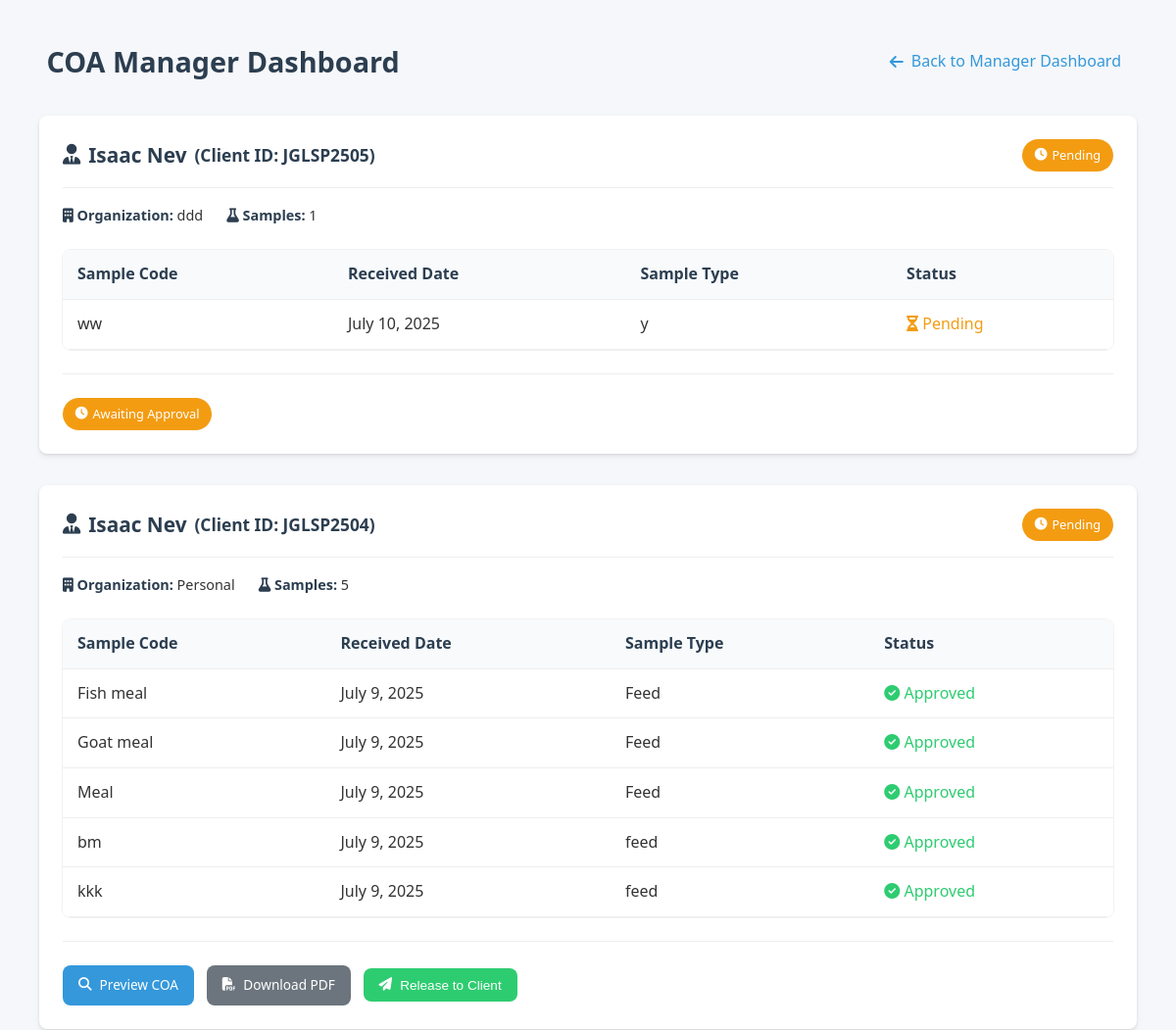
The page /coa_dashboard/ (signed in, upper part) on the database as committed earlier.
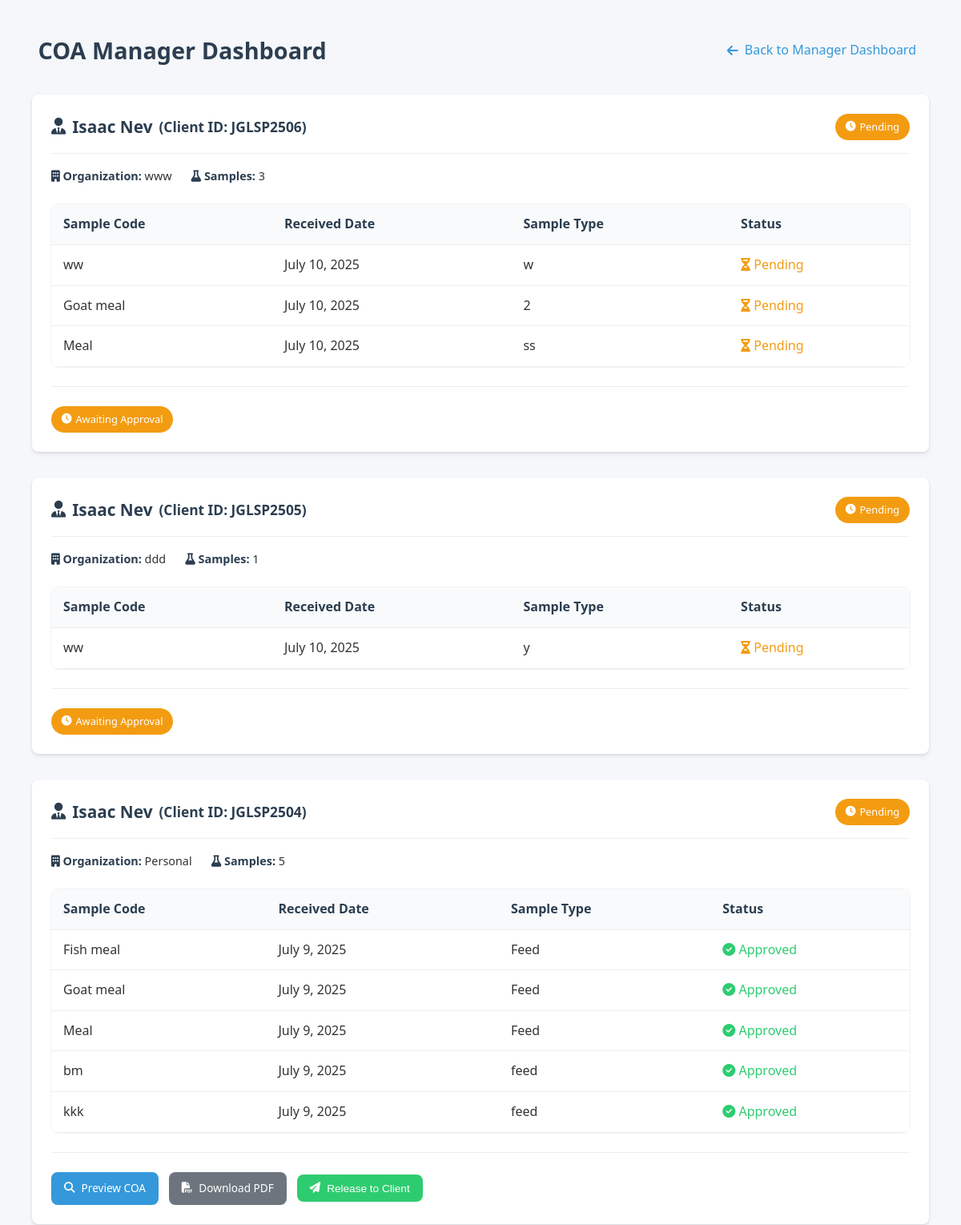
The same page on the database as committed later.
### lims/models/client.py (models this page shows, shortened)
class Client(models.Model):
    client_id = models.CharField(max_length=20, unique=True)
    name = models.CharField(max_length=100)
    organization = models.CharField(max_length=150)
    email = models.EmailField()
    phone = models.CharField(max_length=20)
    address = models.TextField()
    token = models.CharField(max_length=20, unique=True, blank=True)
    created = models.DateTimeField(auto_now_add=True)
    coa_released = models.BooleanField(default=False)

### lims/models/sample.py (models this page shows)
class Sample(models.Model):
    client = models.ForeignKey(Client, on_delete=models.CASCADE)
    sample_code = models.CharField(max_length=50)
    sample_type = models.CharField(max_length=100)
    weight = models.DecimalField(max_digits=6, decimal_places=2)
    temperature = models.DecimalField(max_digits=5, decimal_places=2, null=True, blank=True)
    humidity = models.DecimalField(max_digits=5, decimal_places=2, null=True, blank=True)
    status = models.CharField(max_length=20, choices=SampleStatus.choices, default=SampleStatus.RECEIVED)
    received_date = models.DateField(auto_now_add=True)
    verified_at = models.DateTimeField(null=True, blank=True)
    coa_released = models.BooleanField(default=False)
    manager_comment = models.TextField(blank=True, null=True)

### lims/views/coa.py (the view)
# urls.py: path('coa_dashboard/', views.coa_dashboard, name='coa_dashboard'),
@login_required
def coa_dashboard(request):
    samples = (
        Sample.objects
        .exclude(sample_type="QC")
        .select_related("client")
        .order_by("-client__client_id", "-received_date")
    )
    grouped = defaultdict(lambda: {"samples": [], "has_approved": False})
    for sample in samples:
        client_entry = grouped[sample.client]
        client_entry["samples"].append(sample)
        if sample.status == SampleStatus.APPROVED:
            client_entry["has_approved"] = True
    context = {
        "grouped": dict(grouped),
    }
    return render(request, "lims/coa_dashboard.html", context)

### lims/templates/lims/coa_dashboard.html (shortened to what this page needs)
<!DOCTYPE html>
<html lang="en">
<head>
  <link rel="stylesheet" href="https://cdnjs.cloudflare.com/ajax/libs/font-awesome/6.4.0/css/all.min.css">
</head>
<body>
  <div class="container">
    <div class="header">
      <h2> COA Manager Dashboard</h2>
      <a href="{% url 'manager_dashboard' %}" class="back-link">
        <i class="fas fa-arrow-left"></i> Back to Manager Dashboard
      </a>
    </div>
    {% for client, data in grouped.items %}
      {% with samples=data.samples has_approved=data.has_approved %}
      <div class="client-card">
        <div class="client-header">
          <h3><i class="fas fa-user-tie"></i> {{ client.name }} <small>(Client ID: {{ client.client_id }})</small></h3>
          <span class="status-badge {% if client.coa_released %}released{% else %}pending{% endif %}">
            {% if client.coa_released %}
              <i class="fas fa-check-circle"></i> Released
            {% else %}
              <i class="fas fa-clock"></i> Pending
            {% endif %}
          </span>
        </div>
        <div class="client-meta">
          <div class="meta-item">
            <strong><i class="fas fa-building"></i> Organization:</strong> {{ client.organization }}
          </div>
          <div class="meta-item">
            <strong><i class="fas fa-flask"></i> Samples:</strong> {{ samples|length }}
          </div>
        </div>
        <div class="table-container">
          <table>
            <thead>
              <tr>
                <th>Sample Code</th>
                <th>Received Date</th>
                <th>Sample Type</th>
                <th>Status</th>
              </tr>
            </thead>
            <tbody>
              {% for sample in samples %}
              <tr>
                <td>{{ sample.sample_code }}</td>
                <td>{{ sample.received_date }}</td>
                <td>{{ sample.sample_type }}</td>
                <td>
                  {% if sample.status == 'approved' %}
                    <span style="color: var(--secondary);"><i class="fas fa-check-circle"></i> Approved</span>
                  {% else %}
                    <span style="color: var(--warning);"><i class="fas fa-hourglass-half"></i> Pending</span>
                  {% endif %}
                </td>
              </tr>
              {% endfor %}
            </tbody>
          </table>
        </div>
        <div class="action-bar">
          {% if client.coa_released %}
            <a class="btn" href="{% url 'preview_coa' client.client_id %}" target="_blank">
              <i class="fas fa-search"></i> Preview COA
            </a>
            <a class="btn btn-success" href="{% url 'generate_coa' client.client_id %}">
              <i class="fas fa-file-pdf"></i> Download COA
            </a>
            <span class="status-badge released">
              <i class="fas fa-check-circle"></i> Already Released
            </span>
          {% else %}
            {% if has_approved %}
              <a class="btn" href="{% url 'preview_coa' client.client_id %}" target="_blank">
                <i class="fas fa-search"></i> Preview COA
              </a>
              <a class="btn btn-secondary" href="{% url 'generate_coa' client.client_id %}">
                <i class="fas fa-file-pdf"></i> Download PDF
              </a>
              <form method="post" action="{% url 'release_client_coa' client.id %}" style="display:inline;">
                <button type="submit" class="btn btn-success">
                  <i class="fas fa-paper-plane"></i> Release to Client
                </button>
              </form>
            {% else %}
              <span class="status-badge pending">
                <i class="fas fa-clock"></i> Awaiting Approval
              </span>
            {% endif %}
          {% endif %}
        </div>
      </div>
      {% endwith %}
    {% empty %}
      <div class="empty-state">
        <i class="fas fa-inbox" style="font-size: 3rem; color: #ccc; margin-bottom: 1rem;"></i>
        <h3>No client samples found</h3>
        <p>There are currently no client samples to display</p>
      </div>
    {% endfor %}
  </div>
</body>
</html>

Rows that differ between the two databases and show on the page:
added Client: name "Isaac Nev", client_id "JGLSP2506", coa_released False (drawn), organization "www", samples|length "3"
added Sample: sample_code "ww", received_date "July 10, 2025", sample_type "w", status "received" (drawn), shown under "Isaac Nev"
added Sample: sample_code "Goat meal", received_date "July 10, 2025", sample_type "2", status "received" (drawn), shown under "Isaac Nev"
added Sample: sample_code "Meal", received_date "July 10, 2025", sample_type "ss", status "received" (drawn), shown under "Isaac Nev"
